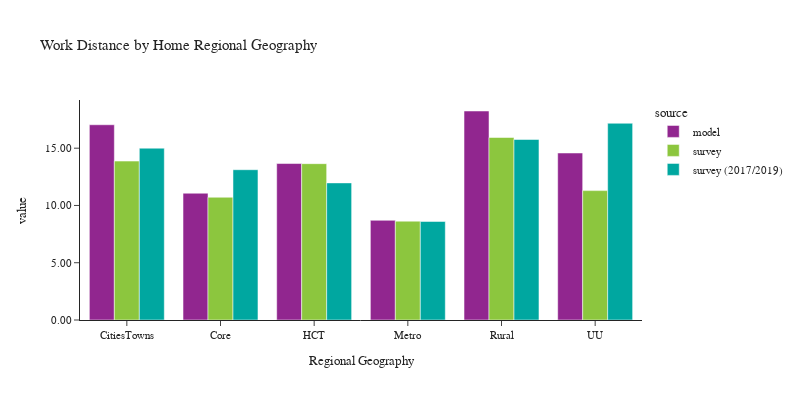

The notebook cell this image was saved under:
### Code cell
plot_work_location(df_workers, 'rg_proposed_home', 'Home Regional Geography', 'Regional Geography')

### Figure 1 — Plotly figure (JSON) as saved in the notebook; plotly's stock layout.template omitted (floating-point values rounded to 4 significant figures)
{"data": [{"alignmentgroup": "True", "customdata": [[18576], [50125], [47151], [72255], [24808], [8539]], "hovertemplate": "source=model<br>rg_proposed_home=%{x}<br>value=%{y}<br>sample count=%{customdata[0]}<extra></extra>", "legendgroup": "model", "marker": {"color": "#91268F", "pattern": {"shape": ""}}, "name": "model", "offsetgroup": "model", "orientation": "v", "showlegend": true, "textposition": "auto", "type": "bar", "x": ["CitiesTowns", "Core", "HCT", "Metro", "Rural", "UU"], "xaxis": "x", "y": [17.05, 11.07, 13.66, 8.704, 18.25, 14.58], "yaxis": "y"}, {"alignmentgroup": "True", "customdata": [[88], [221], [340], [1742], [179], [35]], "hovertemplate": "source=survey<br>rg_proposed_home=%{x}<br>value=%{y}<br>sample count=%{customdata[0]}<extra></extra>", "legendgroup": "survey", "marker": {"color": "#8CC63E", "pattern": {"shape": ""}}, "name": "survey", "offsetgroup": "survey", "orientation": "v", "showlegend": true, "textposition": "auto", "type": "bar", "x": ["CitiesTowns", "Core", "HCT", "Metro", "Rural", "UU"], "xaxis": "x", "y": [13.87, 10.72, 13.65, 8.629, 15.93, 11.3], "yaxis": "y"}, {"alignmentgroup": "True", "customdata": [[111], [953], [380], [3929], [175], [47]], "hovertemplate": "source=survey (2017/2019)<br>rg_proposed_home=%{x}<br>value=%{y}<br>sample count=%{customdata[0]}<extra></extra>", "legendgroup": "survey (2017/2019)", "marker": {"color": "#00A7A0", "pattern": {"shape": ""}}, "name": "survey (2017/2019)", "offsetgroup": "survey (2017/2019)", "orientation": "v", "showlegend": true, "textposition": "auto", "type": "bar", "x": ["CitiesTowns", "Core", "HCT", "Metro", "Rural", "UU"], "xaxis": "x", "y": [15.0, 13.12, 11.97, 8.603, 15.76, 17.18], "yaxis": "y"}], "layout": {"barmode": "group", "font": {"size": 11}, "height": 400, "legend": {"title": {"text": "source"}, "tracegroupgap": 0}, "title": {"text": "Work Distance by Home Regional Geography"}, "width": 800, "xaxis": {"anchor": "y", "domain": [0.0, 1.0], "title": {"text": "Regional Geography"}}, "yaxis": {"anchor": "x", "domain": [0.0, 1.0], "tickformat": ".2f", "title": {"text": "value"}}}}
